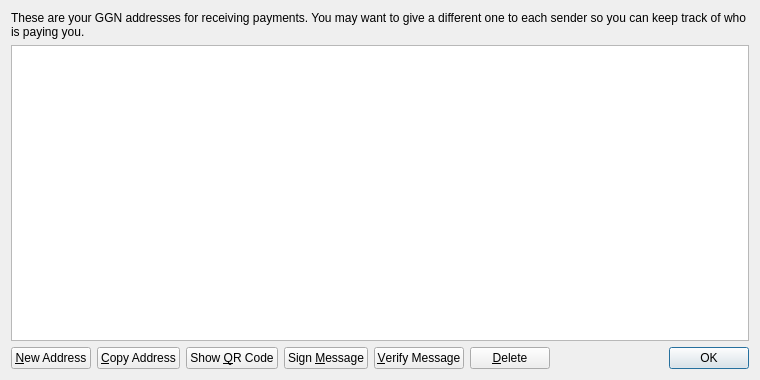
<?xml version="1.0" encoding="UTF-8"?>
<ui version="4.0">
 <class>AddressBookPage</class>
 <widget class="QWidget" name="AddressBookPage">
  <property name="geometry">
   <rect>
    <x>0</x>
    <y>0</y>
    <width>760</width>
    <height>380</height>
   </rect>
  </property>
  <property name="windowTitle">
   <string>Address Book</string>
  </property>
  <layout class="QVBoxLayout" name="verticalLayout">
   <item>
    <widget class="QLabel" name="labelExplanation">
     <property name="text">
      <string>These are your GGN addresses for receiving payments. You may want to give a different one to each sender so you can keep track of who is paying you.</string>
     </property>
     <property name="textFormat">
      <enum>Qt::PlainText</enum>
     </property>
     <property name="wordWrap">
      <bool>true</bool>
     </property>
    </widget>
   </item>
   <item>
    <widget class="QTableView" name="tableView">
     <property name="contextMenuPolicy">
      <enum>Qt::CustomContextMenu</enum>
     </property>
     <property name="toolTip">
      <string>Double-click to edit address or label</string>
     </property>
     <property name="tabKeyNavigation">
      <bool>false</bool>
     </property>
     <property name="alternatingRowColors">
      <bool>true</bool>
     </property>
     <property name="selectionMode">
      <enum>QAbstractItemView::SingleSelection</enum>
     </property>
     <property name="selectionBehavior">
      <enum>QAbstractItemView::SelectRows</enum>
     </property>
     <property name="sortingEnabled">
      <bool>true</bool>
     </property>
     <attribute name="verticalHeaderVisible">
      <bool>false</bool>
     </attribute>
    </widget>
   </item>
   <item>
    <layout class="QHBoxLayout" name="horizontalLayout">
     <item>
      <widget class="QPushButton" name="newAddressButton">
       <property name="toolTip">
        <string>Create a new address</string>
       </property>
       <property name="text">
        <string>&amp;New Address</string>
       </property>
       <property name="icon">
        <iconset resource="../bitcoin.qrc">
         <normaloff>:/icons/add</normaloff>:/icons/add</iconset>
       </property>
      </widget>
     </item>
     <item>
      <widget class="QPushButton" name="copyToClipboard">
       <property name="toolTip">
        <string>Copy the currently selected address to the system clipboard</string>
       </property>
       <property name="text">
        <string>&amp;Copy Address</string>
       </property>
       <property name="icon">
        <iconset resource="../bitcoin.qrc">
         <normaloff>:/icons/editcopy</normaloff>:/icons/editcopy</iconset>
       </property>
      </widget>
     </item>
     <item>
      <widget class="QPushButton" name="showQRCode">
       <property name="text">
        <string>Show &amp;QR Code</string>
       </property>
       <property name="icon">
        <iconset resource="../bitcoin.qrc">
         <normaloff>:/icons/qrcode</normaloff>:/icons/qrcode</iconset>
       </property>
      </widget>
     </item>
     <item>
      <widget class="QPushButton" name="signMessage">
       <property name="toolTip">
        <string>Sign a message to prove you own a GGN address</string>
       </property>
       <property name="text">
        <string>Sign &amp;Message</string>
       </property>
       <property name="icon">
        <iconset resource="../bitcoin.qrc">
         <normaloff>:/icons/edit</normaloff>:/icons/edit</iconset>
       </property>
      </widget>
     </item>
     <item>
      <widget class="QPushButton" name="verifyMessage">
       <property name="toolTip">
        <string>Verify a message to ensure it was signed with a specified GGN address</string>
       </property>
       <property name="text">
        <string>&amp;Verify Message</string>
       </property>
       <property name="icon">
        <iconset resource="../bitcoin.qrc">
         <normaloff>:/icons/transaction_0</normaloff>:/icons/transaction_0</iconset>
       </property>
      </widget>
     </item>
     <item>
      <widget class="QPushButton" name="deleteButton">
       <property name="toolTip">
        <string>Delete the currently selected address from the list</string>
       </property>
       <property name="text">
        <string>&amp;Delete</string>
       </property>
       <property name="icon">
        <iconset resource="../bitcoin.qrc">
         <normaloff>:/icons/remove</normaloff>:/icons/remove</iconset>
       </property>
      </widget>
     </item>
     <item>
      <spacer name="horizontalSpacer">
       <property name="orientation">
        <enum>Qt::Horizontal</enum>
       </property>
       <property name="sizeHint" stdset="0">
        <size>
         <width>40</width>
         <height>20</height>
        </size>
       </property>
      </spacer>
     </item>
     <item>
      <widget class="QDialogButtonBox" name="buttonBox">
       <property name="sizePolicy">
        <sizepolicy hsizetype="Maximum" vsizetype="Fixed">
         <horstretch>0</horstretch>
         <verstretch>0</verstretch>
        </sizepolicy>
       </property>
       <property name="standardButtons">
        <set>QDialogButtonBox::Ok</set>
       </property>
      </widget>
     </item>
    </layout>
   </item>
  </layout>
 </widget>
 <resources>
  <include location="../bitcoin.qrc"/>
 </resources>
 <connections/>
</ui>
